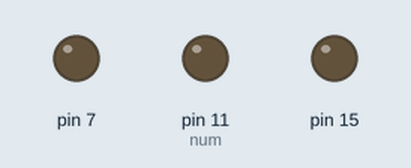
This program was run on a simulated Raspberry Pi (header pin numbers). Parts: output pins drawn as LEDs (lit = HIGH). What the program prints to the terminal is not drawn.

Above: at 0.1 s.
At 13.8 s:
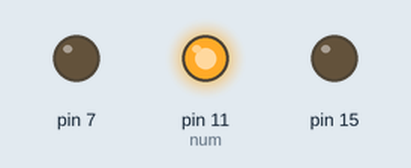
At 69.1 s:
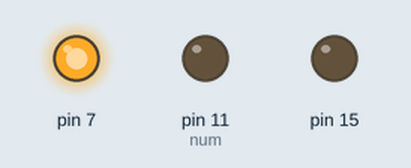
At 72.6 s:
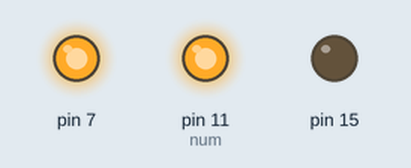
At 98.0 s:
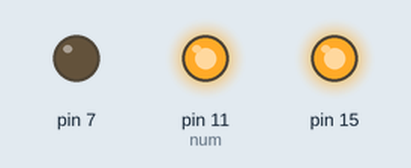
Timing chart, 0 to 118.7 s (numbered marks = the images above):
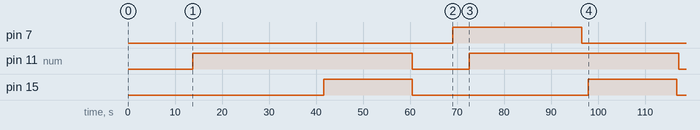

Measured:
- by itself, pin 7: LOW → HIGH at 69.1 s, → LOW 27.4 s later
- by itself, pin 11 (num): alternates HIGH for 45.7 s and LOW for 12.1 s
- by itself, pin 15: alternates HIGH for 18.8 s and LOW for 37.5 s

The program:

blink.py
```python
import RPi.GPIO as GPIO
import time
GPIO.setmode(GPIO.BOARD)
GPIO.setwarnings(False)
sleeptime = 0.001
leds = []
led1 = {'num':11,'current':0.0,'freq':15,'duration':50,'state':0}
leds.append(led1)
led2 = {'num':7,'current':0.0,'freq':75,'duration':30,'state':0}
leds.append(led2)
led3 = {'num':15,'current':0.0,'freq':44,'duration':20,'state':0}
leds.append(led3)
for led in leds:
	GPIO.setup(led['num'], GPIO.OUT)
	GPIO.output(led['num'], False)
	print(led)
while True:
	for led in leds:
		led['current'] += sleeptime
		if(led['current'] >= led['freq']):
			if(led['state'] == 0):
				led['state'] = 1
				GPIO.output(led['num'], True)
				led['current'] = 0
		if(led['current'] >= led['duration']):
			if(led['state'] == 1):
				led['state'] = 0
				GPIO.output(led['num'], False)
				led['current'] = 0
for led in leds:
	GPIO.out(led['num'], False)
```
